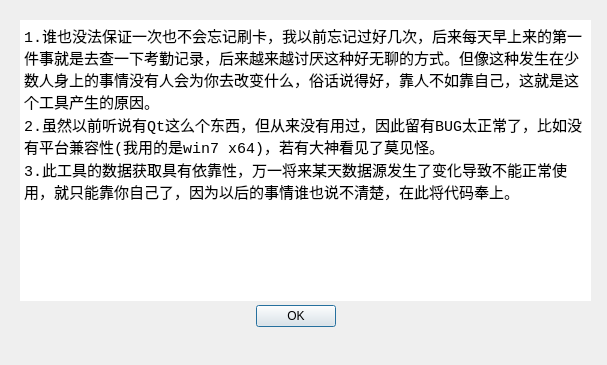
<?xml version="1.0" encoding="UTF-8"?>
<ui version="4.0">
 <class>DialogAbout</class>
 <widget class="QDialog" name="DialogAbout">
  <property name="geometry">
   <rect>
    <x>0</x>
    <y>0</y>
    <width>607</width>
    <height>365</height>
   </rect>
  </property>
  <property name="windowTitle">
   <string>关于</string>
  </property>
  <property name="sizeGripEnabled">
   <bool>false</bool>
  </property>
  <property name="modal">
   <bool>false</bool>
  </property>
  <widget class="QDialogButtonBox" name="buttonBox">
   <property name="geometry">
    <rect>
     <x>110</x>
     <y>300</y>
     <width>371</width>
     <height>32</height>
    </rect>
   </property>
   <property name="orientation">
    <enum>Qt::Horizontal</enum>
   </property>
   <property name="standardButtons">
    <set>QDialogButtonBox::Ok</set>
   </property>
   <property name="centerButtons">
    <bool>true</bool>
   </property>
  </widget>
  <widget class="QTextBrowser" name="textBrowser">
   <property name="geometry">
    <rect>
     <x>20</x>
     <y>20</y>
     <width>571</width>
     <height>281</height>
    </rect>
   </property>
   <property name="font">
    <font>
     <family>Courier New</family>
     <pointsize>12</pointsize>
     <weight>50</weight>
     <bold>false</bold>
    </font>
   </property>
   <property name="autoFillBackground">
    <bool>true</bool>
   </property>
   <property name="frameShape">
    <enum>QFrame::Panel</enum>
   </property>
   <property name="lineWidth">
    <number>0</number>
   </property>
   <property name="html">
    <string>&lt;!DOCTYPE HTML PUBLIC &quot;-//W3C//DTD HTML 4.0//EN&quot; &quot;http://www.w3.org/TR/REC-html40/strict.dtd&quot;&gt;
&lt;html&gt;&lt;head&gt;&lt;meta name=&quot;qrichtext&quot; content=&quot;1&quot; /&gt;&lt;style type=&quot;text/css&quot;&gt;
p, li { white-space: pre-wrap; }
&lt;/style&gt;&lt;/head&gt;&lt;body style=&quot; font-family:'Courier New'; font-size:12pt; font-weight:400; font-style:normal;&quot;&gt;
&lt;p style=&quot; margin-top:0px; margin-bottom:0px; margin-left:0px; margin-right:0px; -qt-block-indent:0; text-indent:0px;&quot;&gt;&lt;span style=&quot; font-size:11pt;&quot;&gt;1.谁也没法保证一次也不会忘记刷卡，我以前忘记过好几次，后来每天早上来的第一件事就是去查一下考勤记录，后来越来越讨厌这种好无聊的方式。但像这种发生在少数人身上的事情没有人会为你去改变什么，俗话说得好，靠人不如靠自己，这就是这个工具产生的原因。&lt;/span&gt;&lt;/p&gt;
&lt;p style=&quot; margin-top:0px; margin-bottom:0px; margin-left:0px; margin-right:0px; -qt-block-indent:0; text-indent:0px;&quot;&gt;&lt;span style=&quot; font-size:11pt;&quot;&gt;2.虽然以前听说有Qt这么个东西，但从来没有用过，因此留有BUG太正常了，比如没有平台兼容性(我用的是win7 x64)，若有大神看见了莫见怪。&lt;/span&gt;&lt;/p&gt;
&lt;p style=&quot; margin-top:0px; margin-bottom:0px; margin-left:0px; margin-right:0px; -qt-block-indent:0; text-indent:0px;&quot;&gt;&lt;span style=&quot; font-size:11pt;&quot;&gt;3.此工具的数据获取具有依靠性，万一将来某天数据源发生了变化导致不能正常使用，就只能靠你自己了，因为以后的事情谁也说不清楚，在此将代码奉上。&lt;/span&gt;&lt;/p&gt;&lt;/body&gt;&lt;/html&gt;</string>
   </property>
   <property name="textInteractionFlags">
    <set>Qt::LinksAccessibleByKeyboard|Qt::LinksAccessibleByMouse|Qt::TextBrowserInteraction|Qt::TextSelectableByKeyboard|Qt::TextSelectableByMouse</set>
   </property>
   <property name="openExternalLinks">
    <bool>true</bool>
   </property>
   <property name="openLinks">
    <bool>true</bool>
   </property>
  </widget>
 </widget>
 <resources/>
 <connections>
  <connection>
   <sender>buttonBox</sender>
   <signal>accepted()</signal>
   <receiver>DialogAbout</receiver>
   <slot>accept()</slot>
   <hints>
    <hint type="sourcelabel">
     <x>248</x>
     <y>254</y>
    </hint>
    <hint type="destinationlabel">
     <x>157</x>
     <y>274</y>
    </hint>
   </hints>
  </connection>
  <connection>
   <sender>buttonBox</sender>
   <signal>rejected()</signal>
   <receiver>DialogAbout</receiver>
   <slot>reject()</slot>
   <hints>
    <hint type="sourcelabel">
     <x>316</x>
     <y>260</y>
    </hint>
    <hint type="destinationlabel">
     <x>286</x>
     <y>274</y>
    </hint>
   </hints>
  </connection>
 </connections>
</ui>
